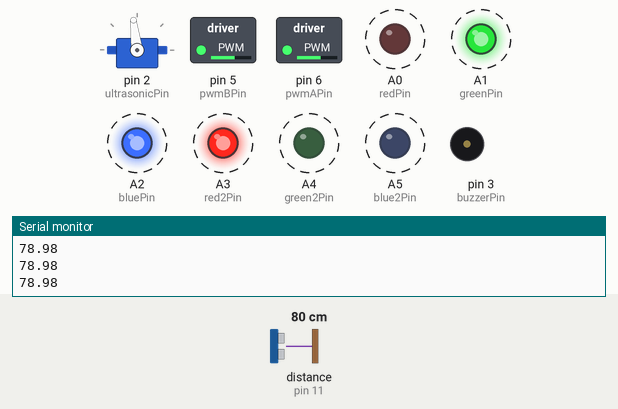
Bench run of a sketch on a simulated Arduino Uno, built with avr-gcc and run on an emulated ATmega328P. Shown: servo, switched loads named in the sketch (green lamp = pin HIGH), output pins drawn as LEDs (lit = HIGH), buzzer (waves = sounding), the last lines printed to the serial monitor. Wiring (inferred from the names in the program): ultrasonic range finder: trigger pin 10; echo pin 11. Dashed ring = blinking. Inputs (shaded band) come from the test bench; at power-on: distance to the obstacle (sensor on pin 11) 80 cm. The echo pulse lasts 58.3 µs per cm; pins used as bus, display or sensor lines are not drawn.

Above: at 1.2 s.
1.3 s: distance to the obstacle (sensor on pin 11) set to 23 cm
At 2.99 s:
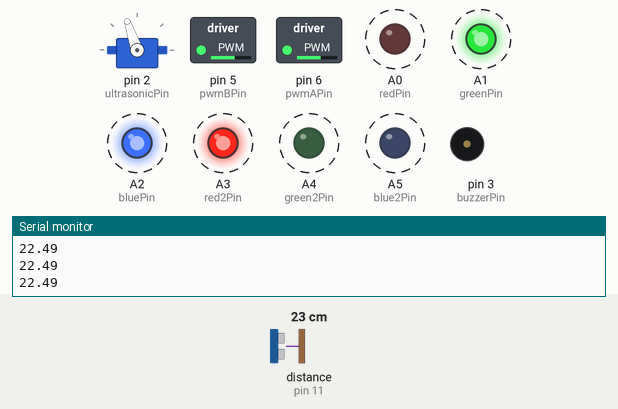
4.3 s: distance to the obstacle (sensor on pin 11) set to 19 cm
At 4.52 s:
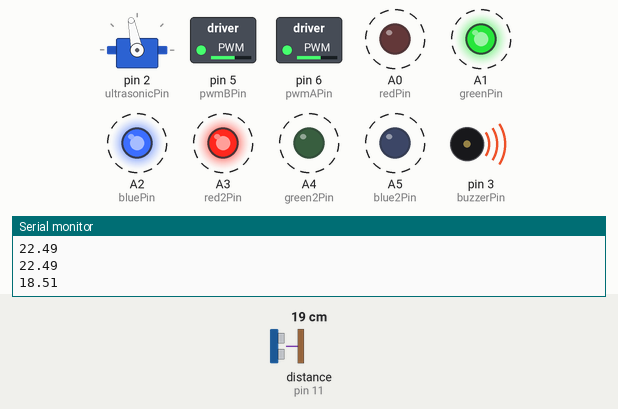
7.3 s: distance to the obstacle (sensor on pin 11) set to 35 cm
Timing chart, 0 to 16.3 s (numbered marks = the images above; inputs shaded):
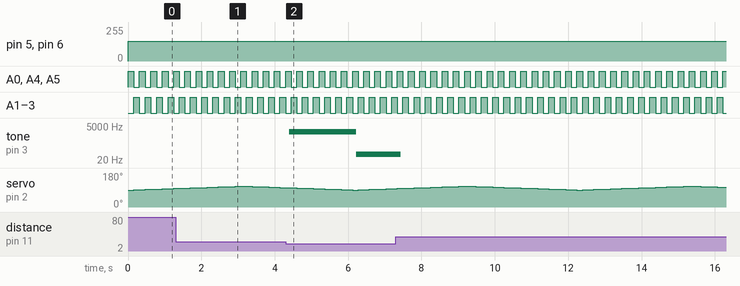

The sketch:

ServoLEDMotor.ino
```cpp
#include <Servo.h>
Servo ultrasonicServo;            // define servo to control turning of ultrasonic sensor
int ultrasonicPin = 2;            // define pin for signal line of the last servo
float ultrasonicServoOffset = 0;  // define a variable for deviation(degree) of the servo. The value is limited to(-20~20).

const int redPin = A0;
const int greenPin = A1;
const int bluePin = A2;

const int red2Pin = A3;
const int green2Pin = A4;
const int blue2Pin = A5;
bool clock =true;

const int trigPin = 10;                  // define Trig pin for ultrasonic ranging module
const int echoPin = 11;                  // define Echo pin for ultrasonic ranging module

float maxDistance = 200;           // define the range(cm) for ultrasonic ranging module, Maximum sensor distance is rated at 400-500cm.
float soundVelocity = 340;         // Sound velocity = 340 m/s
float rangingTimeOut = 2 * maxDistance / 100 / soundVelocity * 1000000; // define the timeout(ms) for ultrasonic ranging module

const int buzzerPin = 3;  // define pin for buzzer

const int dirAPin = 7;    // define pin used to control rotational direction of motor A
const int pwmAPin = 6;    // define pin for PWM used to control rotational speed of motor A
const int dirBPin = 4;    // define pin used to control rotational direction of motor B
const int pwmBPin = 5;    // define pin for PWM used to control rotational speed of motor B
const int snsAPin = 0;    // define pin for detecting current of motor A
const int snsBPin = 1;    // define pin for detecting current of motor B

void setup() {
  Serial.begin(9600); // initialize serial port
  // put your setup code here, to run once:
  // put your setup code here, to run once:
  ultrasonicServo.attach(ultrasonicPin);//attachs the servo on pin 9 to servo object
  ultrasonicServo.write(90);//back to 0 degrees
  pinMode(buzzerPin, OUTPUT); // set buzzerPin to output mode
   pinMode(trigPin, OUTPUT); // set trigPin to output mode
  pinMode(echoPin, INPUT);  // set echoPin to input mode
  setColourRgb(0,0,0);
  setColourRgb2(0,0,0);
//  pinMode(dirAPin, OUTPUT);   // set dirAPin to output mode
//  pinMode(pwmAPin, OUTPUT);   // set pwmAPin to output mode
//  pinMode(dirBPin, OUTPUT);   // set dirBPin to output mode
//  pinMode(pwmBPin, OUTPUT);   // set pwmBPin to output mode
}

void loop() {
  // put your main code here, to run repeatedly:
  int ultrasonicServoDegree;
    unsigned int rgbColour[3];
    rgbColour[0]=1;
    rgbColour[1]=0;
    rgbColour[2]=0;
int decColour = 0;
  // put your main code here, to run repeatedly:
  if(clock){

     digitalWrite(dirBPin, HIGH);
     analogWrite(pwmBPin, 150);
     digitalWrite(dirAPin, HIGH);
     analogWrite(pwmAPin, 150);
    for(int i=90; i<110; i++){

                          ultrasonicServoDegree = i+ultrasonicServoOffset;
                          ultrasonicServo.write(ultrasonicServoDegree);
                          digittalLED(rgbColour[0],rgbColour[1],rgbColour[2]);
                          rgbColour[0] = rgbColour[0] == 0 ? 1: 0;
                          rgbColour[1] = rgbColour[1] == 0 ? 1: 0;
                          rgbColour[2] = rgbColour[2] == 0 ? 1: 0;


                          delay(100);

                         float dist = getDistance();
                       if(dist<20){
                              tone(buzzerPin, 50);
                             }else
                             {
                              noTone(buzzerPin);
                             }

                              Serial.println(dist);
                              delay(50);

            }
            clock =false;
  }else{
          digitalWrite(dirBPin, LOW);
          analogWrite(pwmBPin, 150);
          digitalWrite(dirAPin, LOW);
          analogWrite(pwmAPin, 150);
            for(int i=110; i>90; i--){

                          ultrasonicServoDegree = i+ultrasonicServoOffset;
                          ultrasonicServo.write(ultrasonicServoDegree);
                          digittalLED(rgbColour[0],rgbColour[1],rgbColour[2]);
                          rgbColour[0] = (rgbColour[0] == 0 ? 1: 0);
                          rgbColour[1] = (rgbColour[1] == 0 ? 1: 0);
                          rgbColour[2] = (rgbColour[2] == 0 ? 1: 0);
                         delay(100);

                          float dist = getDistance();
                       if(dist<20){
                              tone(buzzerPin, 2000);
                             }else
                             {
                              noTone(buzzerPin);
                             }

                              Serial.println(dist);
                              delay(50);
            }
            clock =true;
  }

}

void digittalLED(unsigned int red, unsigned int green, unsigned int blue){
       digitalWrite(redPin,red == 0 ? LOW : HIGH);
       digitalWrite(greenPin, green == 0 ? LOW : HIGH);
       digitalWrite(bluePin, blue == 0 ? LOW : HIGH);//red led
       digitalWrite(red2Pin, red == 0 ? HIGH : LOW);
       digitalWrite(green2Pin, green == 0 ? HIGH : LOW);
       digitalWrite(blue2Pin, blue == 0 ? HIGH : LOW);//red led
}
void setColourRgb(unsigned int red, unsigned int green, unsigned int blue) {
  analogWrite(redPin, red);
  analogWrite(greenPin, green);
  analogWrite(bluePin, blue);
 }

 void setColourRgb2(unsigned int red, unsigned int green, unsigned int blue) {
  analogWrite(red2Pin, red);
  analogWrite(green2Pin, green);
  analogWrite(blue2Pin, blue);
 }

 float getDistance() {
  unsigned long pingTime; // save the high level time returned by ultrasonic ranging module
  float distance;         // save the distance away from obstacle

  // set the trigPin output 10us high level to make the ultrasonic ranging module start to measure
  digitalWrite(trigPin, HIGH);
  delayMicroseconds(10);
  digitalWrite(trigPin, LOW);
  // get the high level time returned by ultrasonic ranging module
  pingTime = pulseIn(echoPin, HIGH, rangingTimeOut);

  if (pingTime != 0) {  // if the measure is not overtime
    distance = pingTime * soundVelocity / 2 / 10000;  // calculate the obstacle distance(cm) according to the time of high level returned
    return distance;    // return distance(cm)
  }
  else                  // if the measure is overtime
    return maxDistance; // returns the maximum distance(cm)
}
```

Measured:
- the behaviour switches between 21 and 20 cm on distance to the obstacle (sensor on pin 11) (found by bisection; images 1 and 2)
- after the input at 4.3 s, tone on pin 3 (buzzerPin): silent → 2000 Hz after 0.10 s, → 50 Hz 1.8 s later
- by itself, A0 (redPin), A1 (greenPin), A2 (bluePin), A3 (red2Pin), A4 (green2Pin), A5 (blue2Pin): alternates HIGH for 0.15 s and LOW for 0.15 s
